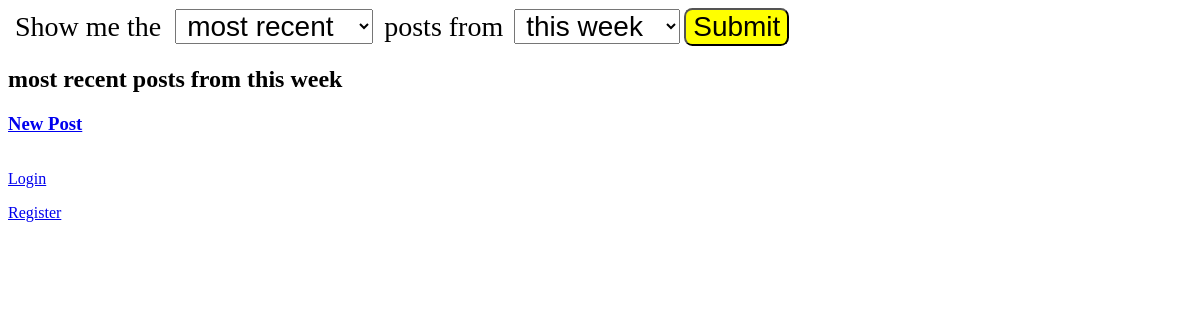
Page /home on the earlier database version.
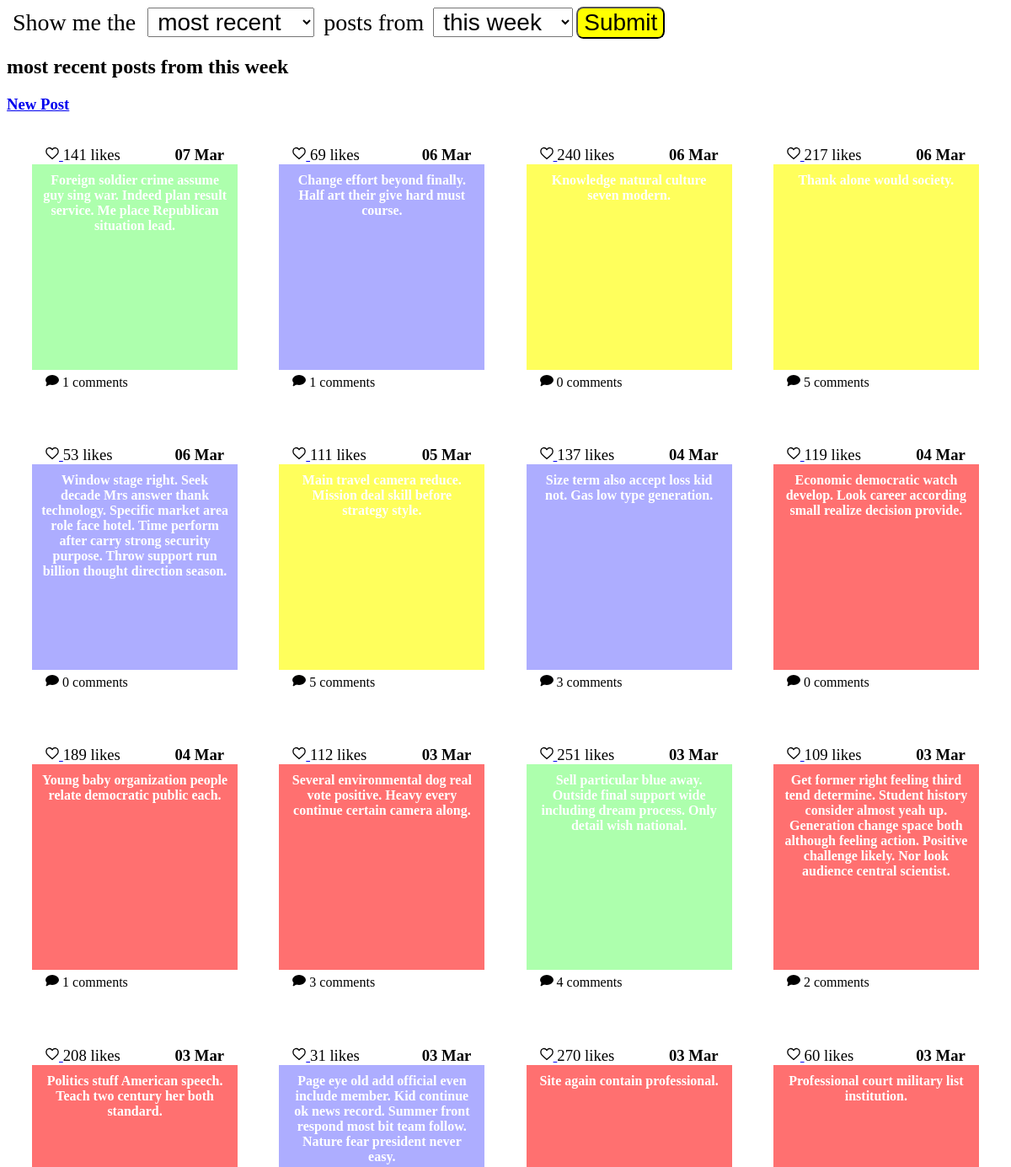
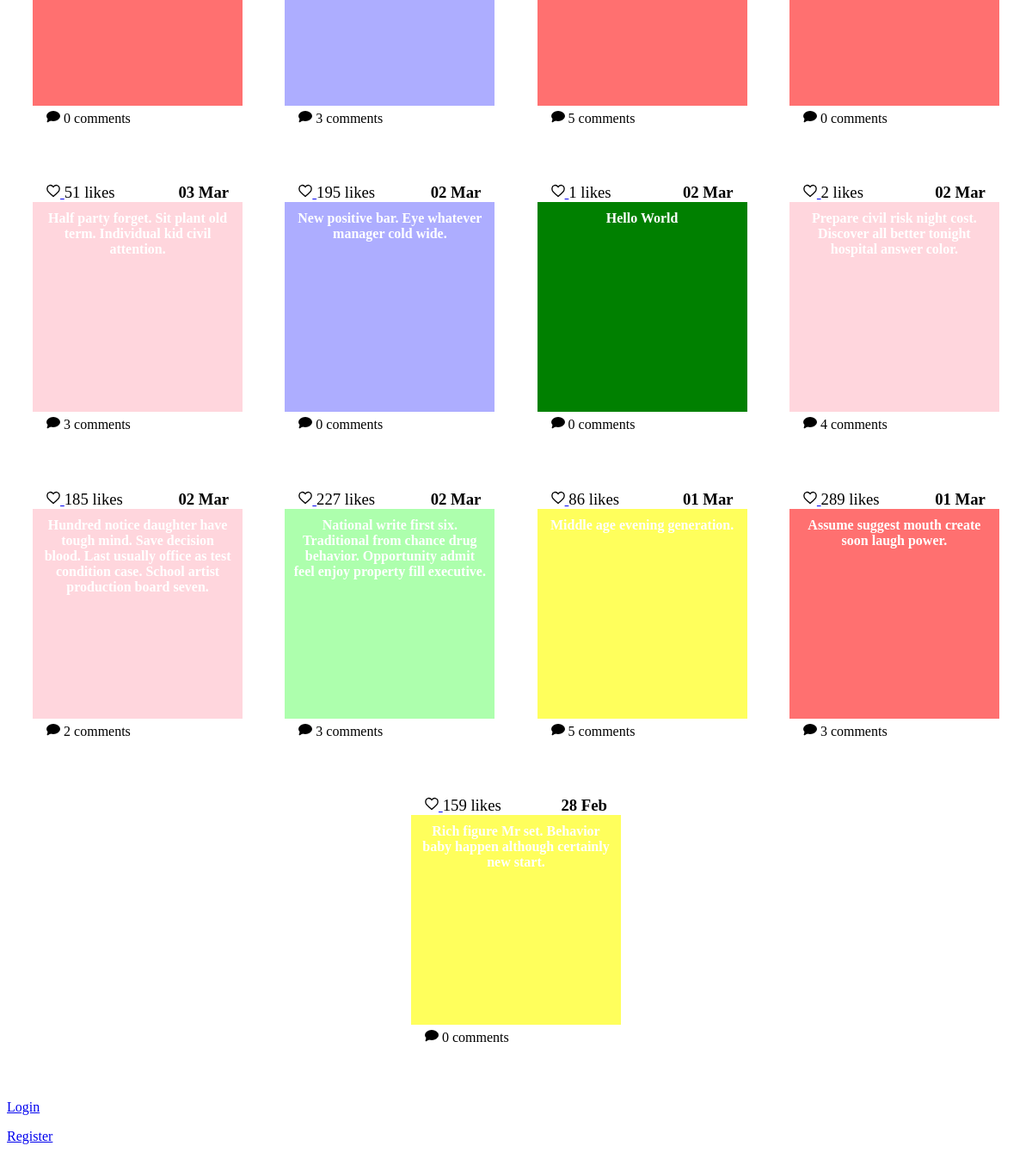
Same page on the later database version (2 pictures, top to bottom).
### tables this page shows
CREATE TABLE posts
(
    id INTEGER PRIMARY KEY AUTOINCREMENT,
    author TEXT NOT NULL,
    message TEXT NOT NULL,
    background TEXT NOT NULL,
    submission_time TEXT NOT NULL
);

### app.py (the view, shortened to what this page needs)
@app.route("/home", methods=["GET", "POST"])
def home():
    db = get_db()
    form = HomePageForm()
    sort_by = form.sort_by.data
    recent = form.recent.data
    if recent == "today":
        recent_posts_limit = "datetime('now', '-24 hours')"
    elif recent == "this week":
        recent_posts_limit = "datetime('now', '-7 days')"
    elif recent == "this month":
        recent_posts_limit = "datetime('now', '-31 days')"
    else:
        recent_posts_limit = "0"
    if sort_by == "most recent":
        query = f"""SELECT id, message, background, submission_time
            FROM posts
            WHERE submission_time <= datetime('now') and submission_time >= {recent_posts_limit}
            ORDER BY submission_time DESC;"""
    posts = db.execute(query).fetchall()
    posts_formatted = []
    for post in posts:
        likes = db.execute("SELECT COUNT(*) AS 'likes' FROM likes WHERE post_id = ?;", (post["id"],)).fetchone()[
            "likes"]
        is_liked_by_user = db.execute("""SELECT * FROM
                posts JOIN likes
                    ON posts.id = ?
                        AND posts.id = likes.post_id
                WHERE likes.liker = ?;""", (post["id"], session.get("username", ""))).fetchone() is not None
        num_comments = db.execute("""SELECT COUNT(*)
                FROM comments
                WHERE post_id = ?;""", (post["id"],)).fetchone()["COUNT(*)"]
        posts_formatted.append(
            {
                "id": post["id"],
                "message": post["message"],
                "background": post["background"],
                "submission_time": datetime.strptime(post["submission_time"], "%Y-%m-%d %H:%M:%S").strftime("%d %b"),
                "likes": likes,
                "is_liked": is_liked_by_user,
                "num_comments": num_comments
            }
        )
    return render_template("home.html", form=form, posts=posts_formatted)

### forms.py
class HomePageForm(FlaskForm):
    sort_by = SelectField(label="Show me the ", choices=["most recent", "most popular"],
                          default="most recent")
    recent = SelectField(label="posts from", choices=["today", "this week", "this month", "all time"],
                         default="this week")
    submit = SubmitField("Submit")

### app.py (called while the page is built)
@app.before_request
def load_logged_in_user():
    g.user = session.get("username", None)

### database.py (called while the page is built)
def get_db():
    if "db" not in g:
        g.db = sqlite3.connect(DATABASE,
            detect_types=sqlite3.PARSE_DECLTYPES
        )
        g.db.row_factory = sqlite3.Row
    return g.db

### templates/home.html (shortened to what this page needs)
{% extends "base.html" %}
{% import 'macros.html' as macros %}
{% block stylesheets %}
    {{ macros.multiple_stylesheets(['root.css', 'home.css']) }}
{% endblock %}
{% block base_header %}
    <form action="" method="POST" novalidate>
        {{ form.sort_by.label }}
        {{ form.sort_by() }}
        {{ form.recent.label }}
        {{ form.recent() }}
        {{ form.submit() }}
    </form>
{% endblock %}
{% block main_content %}
    <h2>{{ form.sort_by.data }} posts from {{ form.recent.data }}</h2>
    <h3><a href="{{ url_for('create_post') }}">New Post</a></h3>
    <section id="posts">
        {% for post in posts %}
            {{ macros.render_post(post) }}
        {% endfor %}
    </section>
{% endblock %}

### templates/base.html (shortened to what this page needs)
{% import 'macros.html' as macros %}
<!DOCTYPE html>
<html lang="en">
    <head>
        {% block stylesheets %}
        {% endblock %}
    </head>
    <body>
        <header>
            {% block base_header %}
            {% endblock %}
        </header>
        <main>
            {% block main_content %}
            {% endblock %}
        </main>
        <footer>
            {% if g.user %}
                <p>Username: {{ g.user }}</p>
                <p><a href="{{ url_for('logout') }}">Logout</a></p>
            {% else %}
                <p><a href="{{ url_for('login') }}">Login</a></p>
                <p><a href="{{ url_for('register') }}">Register</a></p>
            {% endif %}
        </footer>
    </body>
</html>

### templates/macros.html (shortened to what this page needs)
{% macro multiple_stylesheets(file_names) %}
    {% for file_name in file_names %}
        <link rel="stylesheet" href="{{ url_for('static', filename='styles/' + file_name) }}" />
    {% endfor %}
{% endmacro %}
{% macro heart(color) %}
    <svg version="1.0" xmlns="http://www.w3.org/2000/svg" width="300" height="300" viewBox="0 0 300.000000 300.000000" preserveAspectRatio="xMidYMid " class="svg" style="width: 16px; height: 16px;">
        <g transform="translate(0.000000,300.000000) scale(0.100000,-0.100000)" fill="{{ color }}" stroke="#000000">
        <path d="M700 2699 c-282 -64 -479 -276 -521 -559 -12 -88 -7 -261 12 -380 10
        -63 45 -185 59 -205 4 -5 13 -26 20 -45 57 -145 258 -366 599 -660 93 -79 245
        -213 325 -284 38 -33 74 -65 80 -71 6 -5 60 -54 119 -108 l107 -99 107 99 c59
        54 113 103 119 108 6 6 42 38 80 71 80 71 232 205 325 284 341 294 542 515
        599 660 7 19 16 40 20 45 14 20 49 142 59 205 19 119 24 292 12 380 -43 289
        -243 499 -532 560 -162 34 -299 16 -456 -62 -98 -48 -237 -171 -293 -258 -18
        -28 -36 -50 -40 -50 -4 0 -22 22 -40 50 -17 27 -71 87 -119 132 -180 171 -412
        239 -641 187z" id="node1" class="node" stroke-width="250"></path>
        </g>
        <g transform="translate(0.000000,300.000000) scale(0.100000,-0.100000)" fill="#FFFFFF" stroke="none">
        </g>
    </svg>
{% endmacro %}
{% macro speech_bubble() %}
    <svg version="1.0" xmlns="http://www.w3.org/2000/svg" width="16" height="16" style="width:16px; height:16px;">
        <ellipse cx="8" cy="8" rx="7" ry="5"
            style="fill:black;stroke:black;stroke-width:2"></ellipse>
        <polygon points="1,15 3,8 14,8" style="fill:black;stroke:black;stroke-width:1"></polygon>
    </svg>
{% endmacro %}
{% macro render_post(post) %}
    <section class="post">
        <h3>{{ post.submission_time }}</h3>
        <p id="likes-and-submission-time">
            {% if post.is_liked %}
                <a href="{{ url_for('unlike_post', post_id=post.id) }}">{{ heart('#ff0000') }}</a>
            {% else %}
                <a href="{{ url_for('like_post', post_id=post.id) }}">{{ heart('#ffffff') }}</a>
            {%  endif %}
            {{ post.likes }} likes
        </p>
        <div style="background:{{ post.background }};">
            {{ post.message }}
        </div>
        <p id="comments">
            <a href="{{ url_for('view_comments', post_id=post['id']) }}">
                {{ speech_bubble() }} {{ post.num_comments }} comments
            </a>
        </p>
    </section>
{% endmacro %}

### static/styles/root.css (style rules this page uses)
:root { font-size: 16px; }

### static/styles/home.css (style rules this page uses)
#posts { display: flex; flex-wrap: wrap; justify-content: space-evenly; }
.post { display: grid; grid-template-areas: "likes date" "post post" "comments comments"; margin: 1.2em; }
.post > h3 { grid-area: date; margin: 0; padding-right: 1rem; text-align: right; }
#likes-and-submission-time { grid-area: likes; font-size: 1.17em; margin: 0; padding-left: 1rem; text-align: left; }
.post > div { grid-area: post; width: 14rem; height: 14rem; display: table-cell; padding: 10px; vertical-align: middle; text-align: center; font-weight: bold; color: white; }
#comments { grid-area: comments; min-height: 2rem; padding-left: 1rem; margin-top: 0.25rem; }
#comments a { color: black; text-decoration: none; }
form * { font-size: 1.75rem; padding-left: 0.25em; padding-right: 0.25em; }
form > input[type=submit] { background: yellow; border-radius: 0.3em; }

Differences in the rows shown:
added posts: submission_time "07 Mar", likes "141", message "Foreign soldier crime assume guy sing war. Indeed plan result service. Me place Republican situation lead.", num_comments "1", background "#adffad" (drawn)
added posts: submission_time "06 Mar", likes "69", message "Change effort beyond finally. Half art their give hard must course.", num_comments "1", background "#adadff" (drawn)
added posts: submission_time "06 Mar", likes "240", num_comments "0", background "#ffff5c" (drawn)
added posts: submission_time "06 Mar", likes "217", num_comments "5", background "#ffff5c" (drawn)
added posts: submission_time "06 Mar", likes "53", message "Window stage right. Seek decade Mrs answer thank technology. Specific market area role face hotel. Time perform after carry strong security purpose. Throw support run billion thought direction season.", num_comments "0", background "#adadff" (drawn)
added posts: submission_time "05 Mar", likes "111", num_comments "5", background "#ffff5c" (drawn)
added posts: submission_time "04 Mar", likes "137", message "Size term also accept loss kid not. Gas low type generation.", num_comments "3", background "#adadff" (drawn)
added posts: submission_time "04 Mar", likes "119", message "Economic democratic watch develop. Look career according small realize decision provide.", num_comments "0"
added posts: submission_time "04 Mar", likes "189", message "Young baby organization people relate democratic public each.", num_comments "1"
added posts: submission_time "03 Mar", likes "112", message "Several environmental dog real vote positive. Heavy every continue certain camera along.", num_comments "3"
added posts: submission_time "03 Mar", likes "251", message "Sell particular blue away. Outside final support wide including dream process. Only detail wish national.", num_comments "4", background "#adffad" (drawn)
added posts: submission_time "03 Mar", likes "109", message "Get former right feeling third tend determine. Student history consider almost yeah up. Generation change space both although feeling action. Positive challenge likely. Nor look audience central scientist.", num_comments "2"
added posts: submission_time "03 Mar", likes "208", message "Politics stuff American speech. Teach two century her both standard.", num_comments "0"
added posts: submission_time "03 Mar", likes "31", message "Page eye old add official even include member. Kid continue ok news record. Summer front respond most bit team follow. Nature fear president never easy.", num_comments "3", background "#adadff" (drawn)
added posts: submission_time "03 Mar", likes "270", message "Site again contain professional.", num_comments "5"
added posts: submission_time "03 Mar", likes "60", message "Professional court military list institution.", num_comments "0"
added posts: submission_time "03 Mar", likes "51", message "Half party forget. Sit plant old term. Individual kid civil attention.", num_comments "3", background "#ffd6dd" (drawn)
added posts: submission_time "02 Mar", likes "195", message "New positive bar. Eye whatever manager cold wide.", num_comments "0", background "#adadff" (drawn)
added posts: submission_time "02 Mar", likes "1", message "Hello World", num_comments "0", background "green" (drawn)
added posts: submission_time "02 Mar", likes "2", message "Prepare civil risk night cost. Discover all better tonight hospital answer color.", num_comments "4", background "#ffd6dd" (drawn)
added posts: submission_time "02 Mar", likes "185", message "Hundred notice daughter have tough mind. Save decision blood. Last usually office as test condition case. School artist production board seven.", num_comments "2", background "#ffd6dd" (drawn)
added posts: submission_time "02 Mar", likes "227", message "National write first six. Traditional from chance drug behavior. Opportunity admit feel enjoy property fill executive.", num_comments "3", background "#adffad" (drawn)
added posts: submission_time "01 Mar", likes "86", num_comments "5", background "#ffff5c" (drawn)
added posts: submission_time "01 Mar", likes "289", message "Assume suggest mouth create soon laugh power.", num_comments "3"
added posts: submission_time "28 Feb", likes "159", num_comments "0", background "#ffff5c" (drawn)
